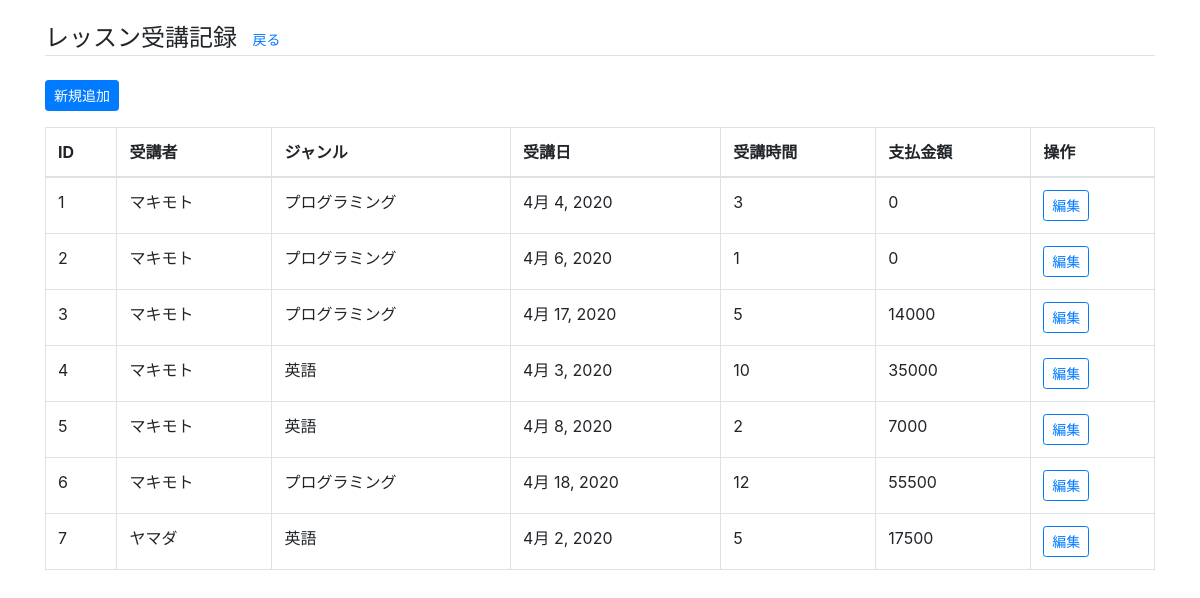
Screenshot of /lesson/ with the database file from the repository.
### lesson/models.py (models this page shows)
class Lesson(models.Model):
    date = models.DateField('受講日', blank=False)
    hour = models.IntegerField('受講時間(h)', blank=False, default=0)
    charge_yen = models.IntegerField('支払金額', blank=False, default=0)
    member = models.ForeignKey(Member, on_delete=models.SET_NULL, null=True, verbose_name='顧客名')
    plan = models.ForeignKey(Plan, on_delete=models.SET_NULL, null=True, verbose_name='ジャンル')

### member/models.py (models this page shows)
class Member(models.Model):
    GENDER= [
        ('1', '女性'),
        ('2', '男性'),
    ]
    GENERATION = [
        ('10', '10代'),
        ('20', '20代'),
        ('30', '30代'),
        ('40', '40代'),
        ('50', '50代'),
        ('60', '60代'),
        ('70', '70代'),
    ]
    name = models.CharField('顧客名', max_length=100)
    gender = models.CharField('性別', max_length=1, choices=GENDER)
    age = models.IntegerField('年齢', blank=True, default=0)
    def __str__(self):
        return self.name

### plan/models.py (models this page shows)
class Plan(models.Model):
    name = models.CharField('ジャンル', max_length=100)
    basic_charge_yen = models.IntegerField('基本料金', blank=False, default=0)
    basic_include_hour = models.IntegerField('基本に含む時間(h)', blank=False, default=0)
    def __str__(self):
        return self.name

### lesson/views.py (the view)
# urls.py: path('', views.lesson_list, name='lesson_list'),
def lesson_list(request):
    lessons = Lesson.objects.all().order_by('id')
    return render(request, 'lesson/list.html', {'lessons': lessons})

### templates/lesson/list.html (shortened to what this page needs)
{% extends "base.html" %}
{% block content %}
<h4 class="mt-4 border-bottom">
    レッスン受講記録
    <a href="/" class="btn btn-link btn-sm">戻る</a>
</h4>
<a href="{% url 'lesson:lesson_add' %}" class="btn btn-primary btn-sm my-3">新規追加</a>
<table class="table table-bordered">
    <thead>
        <tr>
            <th scope="col">ID</th>
            <th scope="col">受講者</th>
            <th scope="col">ジャンル</th>
            <th scope="col">受講日</th>
            <th scope="col">受講時間</th>
            <th scope="col">支払金額</th>
            <th scope="col">操作</th>
        </tr>
    </thead>
    <tbody>
        {% for lesson in lessons %}
        <tr>
            <td scope="row">{{ lesson.id }}</td>
            <td scope="row">{{ lesson.member }}</td>
            <td scope="row">{{ lesson.plan }}</td>
            <td scope="row">{{ lesson.date }}</td>
            <td scope="row">{{ lesson.hour }}</td>
            <td scope="row">{{ lesson.charge_yen }}</td>
            <td>
                <a href="{% url 'lesson:lesson_mod' lesson_id=lesson.id %}"
                    class="btn btn-outline-primary btn-sm">編集</a>
            </td>
        </tr>
        {% endfor %}
    </tbody>
</table>
{% endblock content %}

### templates/base.html (shortened to what this page needs)
{% load i18n static %}
<!DOCTYPE html>{% get_current_language as LANGUAGE_CODE %}
<html lang="{{ LANGUAGE_CODE|default:"en-us" }}">
<head>
<link rel="stylesheet" href="{% static 'css/bootstrap.min.css' %}">
</head>
<body>
    <div class="container">
    {% block content %}{% endblock %}
    </div>
</body>
</html>

### rows the page displays
Lesson: id "1", member "マキモト", plan "プログラミング", date "4月 4, 2020", hour "3", charge_yen "0"
Lesson: id "2", member "マキモト", plan "プログラミング", date "4月 6, 2020", hour "1", charge_yen "0"
Lesson: id "3", member "マキモト", plan "プログラミング", date "4月 17, 2020", hour "5", charge_yen "14000"
Lesson: id "4", member "マキモト", plan "英語", date "4月 3, 2020", hour "10", charge_yen "35000"
Lesson: id "5", member "マキモト", plan "英語", date "4月 8, 2020", hour "2", charge_yen "7000"
Lesson: id "6", member "マキモト", plan "プログラミング", date "4月 18, 2020", hour "12", charge_yen "55500"
Lesson: id "7", member "ヤマダ", plan "英語", date "4月 2, 2020", hour "5", charge_yen "17500"
